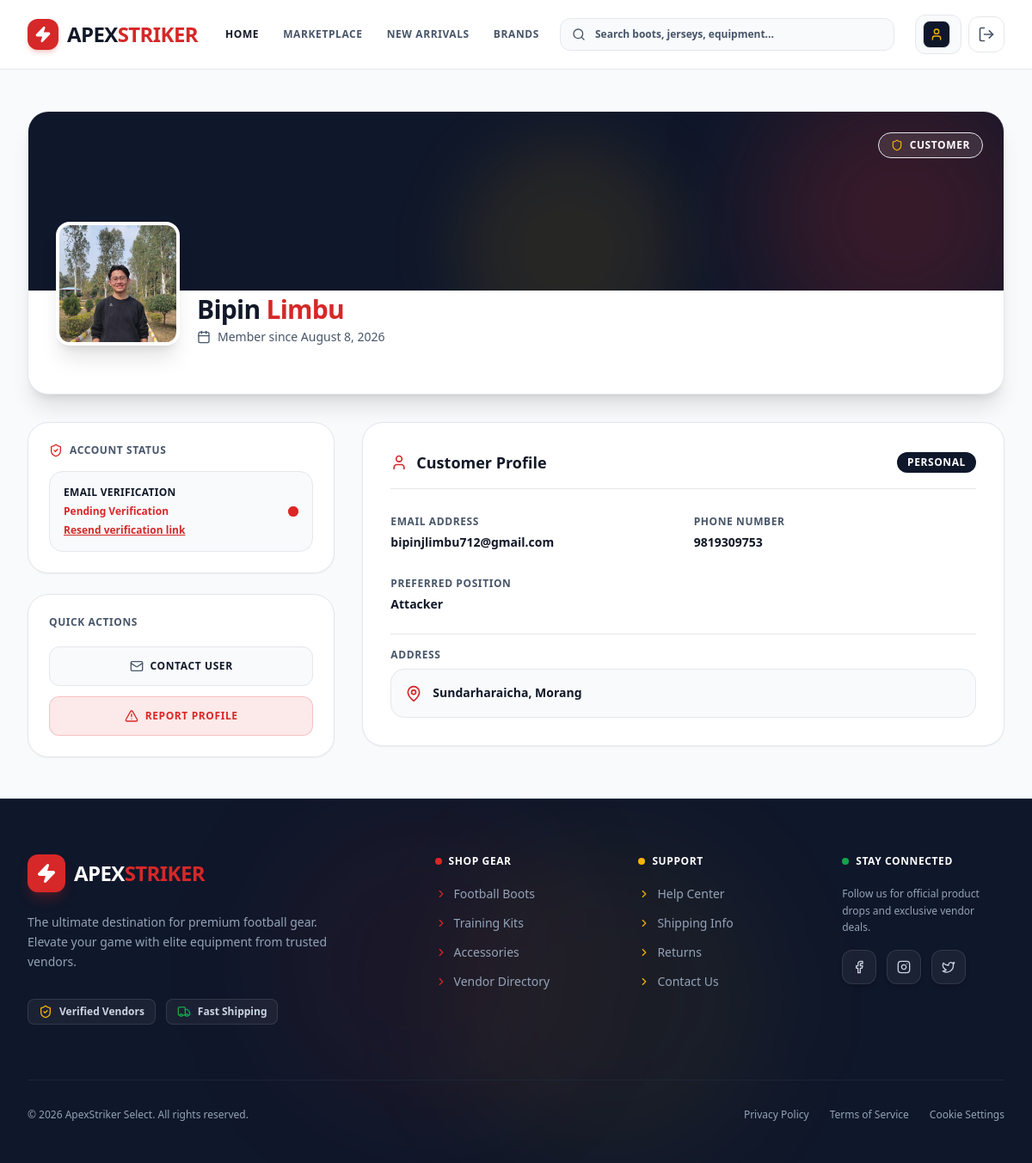
The app's page /profile/3/ (signed in) with its own data.
### as_app/models.py (models this page shows, shortened)
class User(AbstractUser):
    class Role(models.TextChoices):
        ADMIN = 'admin', 'Admin'
        VENDOR = 'vendor', 'Vendor'
        CUSTOMER = 'customer', 'Customer'
    phone = models.CharField(max_length=20, blank=True)
    address = models.TextField(blank=True)
    role = models.CharField(max_length=20, choices=Role.choices, default=Role.CUSTOMER)
    profile_picture = models.ImageField(upload_to='images/user/', blank=True, null=True)
    auth_token = models.CharField(max_length=255, blank=True, null=True)
    is_verified = models.BooleanField(default=False)

class Customer(models.Model):
    class Position(models.TextChoices):
        ATTACKER = 'attacker', 'Attacker'
        MIDFIELDER = 'midfielder', 'Midfielder'
        DEFENDER = 'defender', 'Defender'
        GOALKEEPER = 'goalkeeper', 'Goalkeeper'
    user = models.OneToOneField(User, on_delete=models.CASCADE, related_name='customer_profile')
    position = models.CharField(max_length=20,null=True,blank=True, choices=Position.choices)

### as_app/views/profile_view.py (the view)
# urls.py: path('profile/<int:user_id>/', profile_view, name='profile_page'),
@login_required
def profile_view(request, user_id):
    profile = User.objects.get(id=user_id)
    return render(request, 'main/profile_page.html', {'profile': profile, 'cart_count': cart_count(request)})

### as_app/views/profile_view.py (called while the page is built)
def cart_count(request):
    if request.user.is_authenticated and request.user.role == 'customer':
        cart_items_count = Cart.objects.filter(customer=request.user.customer_profile).count()
        return cart_items_count
    return 0

### as_app/templates/main/profile_page.html (shortened to what this page needs)
<!DOCTYPE html>
<html lang="en">
<head>
    {% load static %}
    <link href="{% static 'css/styles.css' %}" rel="stylesheet" />
</head>
<body class="bg-[#F8FAFC] text-[#475569] flex flex-col min-h-screen font-sans antialiased">
    {% include 'components/_navbar.html' %}
    <main class="flex-grow py-8 sm:py-12 px-4 sm:px-6 lg:px-8">
        <div class="max-w-6xl mx-auto space-y-8">
            <div class="bg-[#FFFFFF] rounded-3xl border border-[#E5E7EB] shadow-xl overflow-hidden relative">
                <div class="h-44 sm:h-52 bg-[#0F172A] relative overflow-hidden flex items-end p-6 sm:p-8">
                    <div class="absolute -right-10 -top-10 w-80 h-80 bg-[#D62828]/20 rounded-full blur-3xl pointer-events-none"></div>
                    <div class="absolute right-1/3 -bottom-20 w-64 h-64 bg-[#F4B400]/10 rounded-full blur-2xl pointer-events-none"></div>
                    <div class="absolute top-4 right-4 sm:top-6 sm:right-6">
                        <span class="inline-flex items-center gap-2 px-3.5 py-1.5 rounded-full bg-[#FFFFFF]/10 backdrop-blur-md border border-[#FFFFFF]/15 text-xs font-bold text-[#FFFFFF] uppercase tracking-wider">
                            <i data-lucide="shield" class="w-3.5 h-3.5 text-[#F4B400]"></i>
                            <span>{{ profile.role }}</span>
                        </span>
                    </div>
                </div>
                <div class="px-6 sm:px-8 pb-8">
                    <div class="flex flex-col md:flex-row md:items-end justify-between -mt-16 sm:-mt-20 mb-6 gap-6">
                        <div class="flex flex-col sm:flex-row sm:items-end gap-5">
                            <div class="relative shrink-0">
                                {% if profile.profile_picture %}
                                    <img src="{{ profile.profile_picture.url }}" alt="Profile Picture" class="w-28 h-28 sm:w-36 sm:h-36 rounded-2xl border-4 border-[#FFFFFF] object-cover shadow-xl bg-[#FFFFFF]">
                                {% else %}
                                    <div class="w-28 h-28 sm:w-36 sm:h-36 rounded-2xl border-4 border-[#FFFFFF] bg-[#F8FAFC] flex items-center justify-center shadow-xl text-[#475569]">
                                        <i data-lucide="user" class="w-14 h-14"></i>
                                    </div>
                                {% endif %}
                            </div>
                            <div class="space-y-1">
                                <div class="flex flex-wrap items-center gap-3">
                                    <h1 class="text-2xl sm:text-3xl font-extrabold text-[#111827] tracking-tight">
                                        {% if profile.first_name and profile.last_name %}
                                            {{ profile.first_name }} <span class="text-[#D62828]">{{ profile.last_name }}</span>
                                        {% endif %}
                                    </h1>
                                </div>
                                <p class="text-xs sm:text-sm text-[#475569] font-medium flex items-center gap-2">
                                    <i data-lucide="calendar" class="w-4 h-4 text-[#475569]"></i>
                                    <span>Member since {{ profile.date_joined|date:"F j, Y" }}</span>
                                </p>
                            </div>
                        </div>
                    </div>
                </div>
            </div>
            <div class="grid grid-cols-1 lg:grid-cols-3 gap-8">
                <div class="space-y-6">
                    <div class="bg-[#FFFFFF] p-6 rounded-3xl border border-[#E5E7EB] shadow-sm space-y-4">
                        <div class="flex items-center justify-between">
                            <h3 class="text-xs font-bold text-[#475569] uppercase tracking-wider flex items-center gap-2">
                                <i data-lucide="shield-check" class="w-4 h-4 text-[#D62828]"></i>
                                <span>Account Status</span>
                            </h3>
                        </div>
                        <div class="bg-[#F8FAFC] p-4 rounded-2xl border border-[#E5E7EB] flex items-center justify-between">
                            <div class="space-y-1">
                                <p class="text-xs font-bold text-[#111827] uppercase tracking-wide">Email Verification</p>
                                {% if profile.is_verified %}
                                    <span class="text-xs font-bold text-[#16A34A]">Verified Account</span>
                                {% else %}
                                    <span class="text-xs font-bold text-[#DC2626]">Pending Verification</span>
                                    <a href="/profile/resend_verification/{{ profile.id }}/" class="block text-xs font-bold text-[#D62828] hover:text-[#A61E1E] transition mt-1 underline">
                                        Resend verification link
                                    </a>
                                {% endif %}
                            </div>
                            <div class="relative flex h-3 w-3 shrink-0">
                                {% if profile.is_verified %}
                                    <span class="animate-ping absolute inline-flex h-full w-full rounded-full bg-[#16A34A] opacity-75"></span>
                                    <span class="relative inline-flex rounded-full h-3 w-3 bg-[#16A34A]"></span>
                                {% else %}
                                    <span class="relative inline-flex rounded-full h-3 w-3 bg-[#DC2626]"></span>
                                {% endif %}
                            </div>
                        </div>
                    </div>
                    <div class="bg-[#FFFFFF] p-6 rounded-3xl border border-[#E5E7EB] shadow-sm space-y-3">
                        <h3 class="text-xs font-bold text-[#475569] uppercase tracking-wider mb-2">Quick Actions</h3>
                        {% if user.id == profile.id %}
                            <a href="/logout/" class="w-full inline-flex items-center justify-center gap-2 p-3.5 rounded-xl bg-[#F8FAFC] border border-[#E5E7EB] text-[#111827] font-bold text-xs uppercase tracking-wider hover:bg-[#E5E7EB]/50 transition">
                                <i data-lucide="log-out" class="w-4 h-4 text-[#475569]"></i>
                                <span>Log Out</span>
                            </a>
                            {% if not user.is_superuser %}
                                <form method="POST" action="/profile/delete/{{ profile.id }}/" onsubmit="return confirm('Are you sure you want to delete your account? This action cannot be undone.');">
                                    {% csrf_token %}
                                    <button type="submit" class="w-full inline-flex items-center justify-center gap-2 p-3.5 rounded-xl bg-[#DC2626]/10 border border-[#DC2626]/20 text-[#DC2626] font-bold text-xs uppercase tracking-wider hover:bg-[#DC2626]/20 transition cursor-pointer">
                                        <i data-lucide="trash-2" class="w-4 h-4"></i>
                                        <span>Delete Account</span>
                                    </button>
                                </form>
                            {% endif %}
                        {% else %}
                            <a href="/contact/" class="w-full inline-flex items-center justify-center gap-2 p-3.5 rounded-xl bg-[#F8FAFC] border border-[#E5E7EB] text-[#111827] font-bold text-xs uppercase tracking-wider hover:bg-[#E5E7EB]/50 transition">
                                <i data-lucide="mail" class="w-4 h-4 text-[#475569]"></i>
                                <span>Contact User</span>
                            </a>
                            {% if not user.is_superuser %}
                                <a href="/report/add/{{ profile.id }}/" class="w-full inline-flex items-center justify-center gap-2 p-3.5 rounded-xl bg-[#DC2626]/10 border border-[#DC2626]/20 text-[#DC2626] font-bold text-xs uppercase tracking-wider hover:bg-[#DC2626]/20 transition">
                                    <i data-lucide="alert-triangle" class="w-4 h-4"></i>
                                    <span>Report Profile</span>
                                </a>
                            {% endif %}
                        {% endif %}
                    </div>
                </div>
                <div class="lg:col-span-2 space-y-6">
                    {% if profile.role == 'vendor' %}
                    <div class="bg-[#FFFFFF] p-6 sm:p-8 rounded-3xl border border-[#E5E7EB] shadow-sm space-y-6">
                        <div class="flex items-center justify-between pb-4 border-b border-[#E5E7EB]">
                            <h2 class="text-lg font-extrabold text-[#111827] flex items-center gap-2.5">
                                <i data-lucide="store" class="w-5 h-5 text-[#D62828]"></i>
                                <span>Vendor Details</span>
                            </h2>
                            <span class="text-xs font-bold bg-[#0F172A] text-[#FFFFFF] px-3 py-1 rounded-full uppercase tracking-wider">Business</span>
                        </div>
                        <div class="grid grid-cols-1 sm:grid-cols-2 gap-6">
                            <div class="space-y-1">
                                <label class="text-xs font-bold text-[#475569] uppercase tracking-wider">Shop Name</label>
                                <p class="text-base font-extrabold text-[#111827]">{{ profile.vendor_profile.shop_name | default:"Not Assigned" }}</p>
                            </div>
                            <div class="space-y-1">
                                <label class="text-xs font-bold text-[#475569] uppercase tracking-wider">PAN Number</label>
                                <p class="text-base font-extrabold text-[#111827] tracking-widest">{{ profile.vendor_profile.pan_number }}</p>
                            </div>
                            <div class="space-y-1">
                                <label class="text-xs font-bold text-[#475569] uppercase tracking-wider">Phone Number</label>
                                <p class="text-sm font-bold text-[#111827]">{{ profile.phone | default:"Not Provided" }}</p>
                            </div>
                            <div class="space-y-1">
                                <label class="text-xs font-bold text-[#475569] uppercase tracking-wider">Email Address</label>
                                <p class="text-sm font-bold text-[#111827]">{{ profile.email }}</p>
                            </div>
                        </div>
                        <div class="pt-4 border-t border-[#E5E7EB]">
                            <label class="text-xs font-bold text-[#475569] uppercase tracking-wider block mb-2">Business Address</label>
                            <div class="bg-[#F8FAFC] p-4 rounded-2xl border border-[#E5E7EB] flex items-start gap-3">
                                <i data-lucide="map-pin" class="w-5 h-5 text-[#D62828] shrink-0 mt-0.5"></i>
                                <p class="text-sm font-bold text-[#111827] leading-relaxed">{{ profile.address | default:"Not Provided" }}</p>
                            </div>
                        </div>
                    </div>
                    {% elif profile.role == 'customer' %}
                    <div class="bg-[#FFFFFF] p-6 sm:p-8 rounded-3xl border border-[#E5E7EB] shadow-sm space-y-6">
                        <div class="flex items-center justify-between pb-4 border-b border-[#E5E7EB]">
                            <h2 class="text-lg font-extrabold text-[#111827] flex items-center gap-2.5">
                                <i data-lucide="user" class="w-5 h-5 text-[#D62828]"></i>
                                <span>Customer Profile</span>
                            </h2>
                            <span class="text-xs font-bold bg-[#0F172A] text-[#FFFFFF] px-3 py-1 rounded-full uppercase tracking-wider">Personal</span>
                        </div>
                        <div class="grid grid-cols-1 sm:grid-cols-2 gap-6">
                            <div class="space-y-1">
                                <label class="text-xs font-bold text-[#475569] uppercase tracking-wider">Email Address</label>
                                <p class="text-sm font-bold text-[#111827]">{{ profile.email }}</p>
                            </div>
                            <div class="space-y-1">
                                <label class="text-xs font-bold text-[#475569] uppercase tracking-wider">Phone Number</label>
                                <p class="text-sm font-bold text-[#111827]">{{ profile.phone | default:"Not Provided" }}</p>
                            </div>
                            <div class="space-y-1 sm:col-span-2">
                                <label class="text-xs font-bold text-[#475569] uppercase tracking-wider">Preferred Position</label>
                                <p class="text-sm font-bold text-[#111827]">{{ profile.customer_profile.get_position_display | default:"Not Provided" }}</p>
                            </div>
                        </div>
                        <div class="pt-4 border-t border-[#E5E7EB]">
                            <label class="text-xs font-bold text-[#475569] uppercase tracking-wider block mb-2">Address</label>
                            <div class="bg-[#F8FAFC] p-4 rounded-2xl border border-[#E5E7EB] flex items-start gap-3">
                                <i data-lucide="map-pin" class="w-5 h-5 text-[#D62828] shrink-0 mt-0.5"></i>
                                <p class="text-sm font-bold text-[#111827] leading-relaxed">{{ profile.address | default:"Not Provided" }}</p>
                            </div>
                        </div>
                    </div>
                    {% endif %}
                </div>
            </div>
        </div>
    </main>
    {% include 'components/_footer.html' %}
</body>
</html>

### records on screen
User: role "CUSTOMER", profile_picture (picture), first_name "Bipin", last_name "Limbu", date_joined "August 8, 2026", email "bipinjlimbu712@gmail.com", phone "9819309753", customer_profile.position "Attacker", address "Sundarharaicha, Morang"
